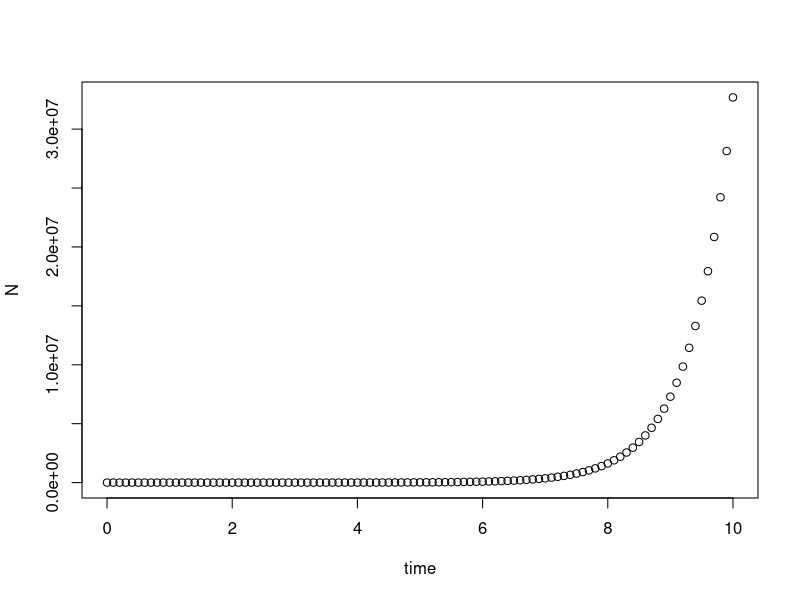
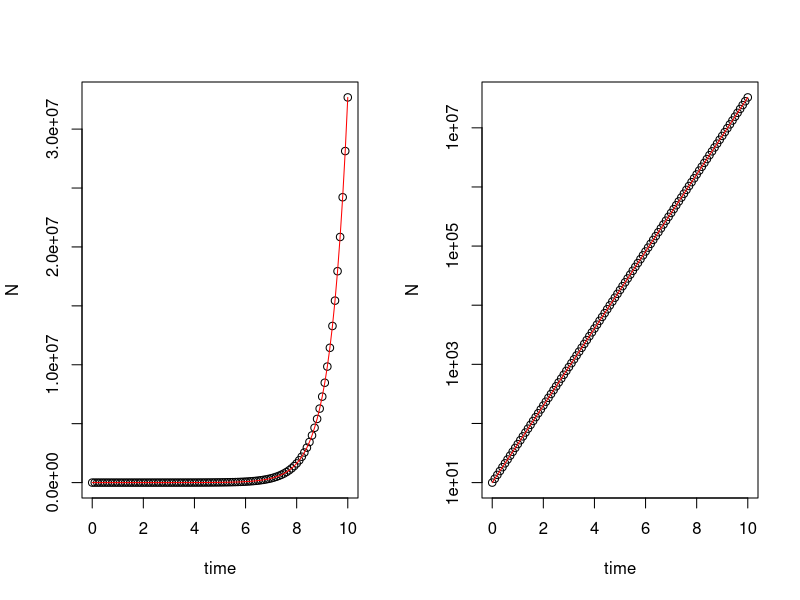
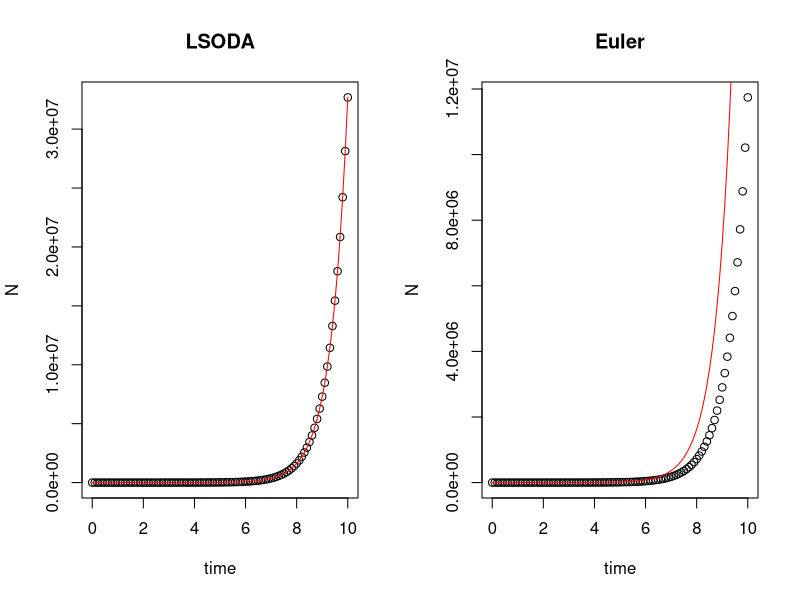
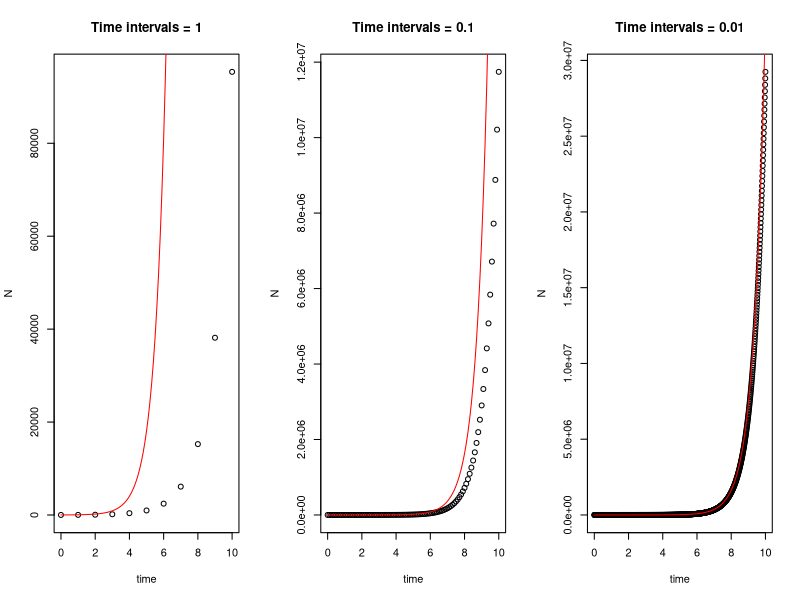
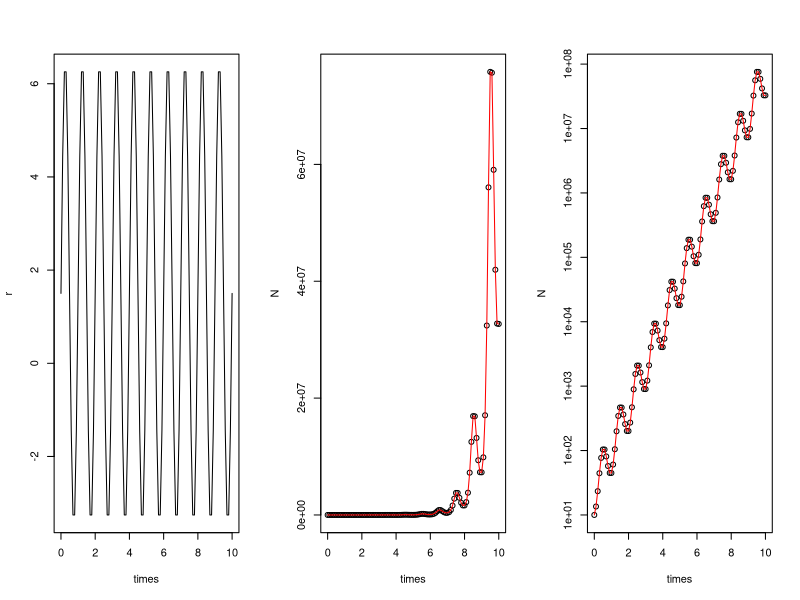
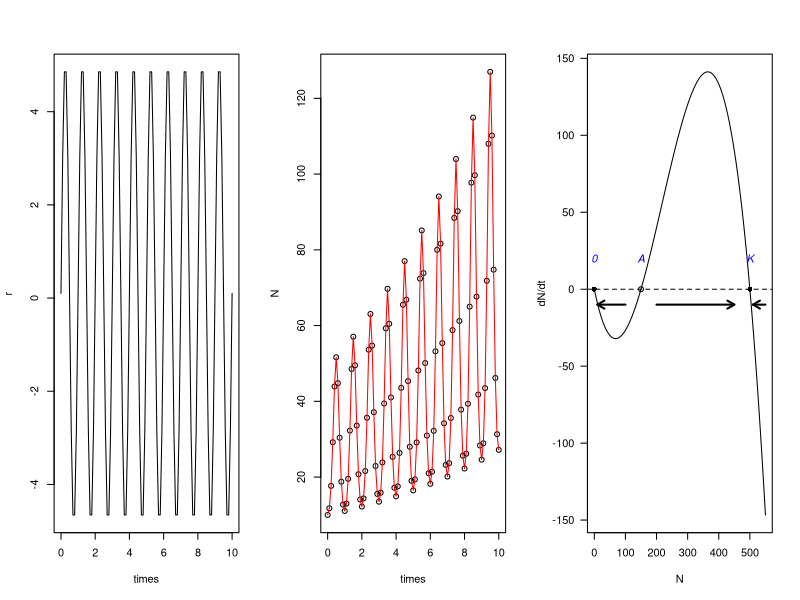
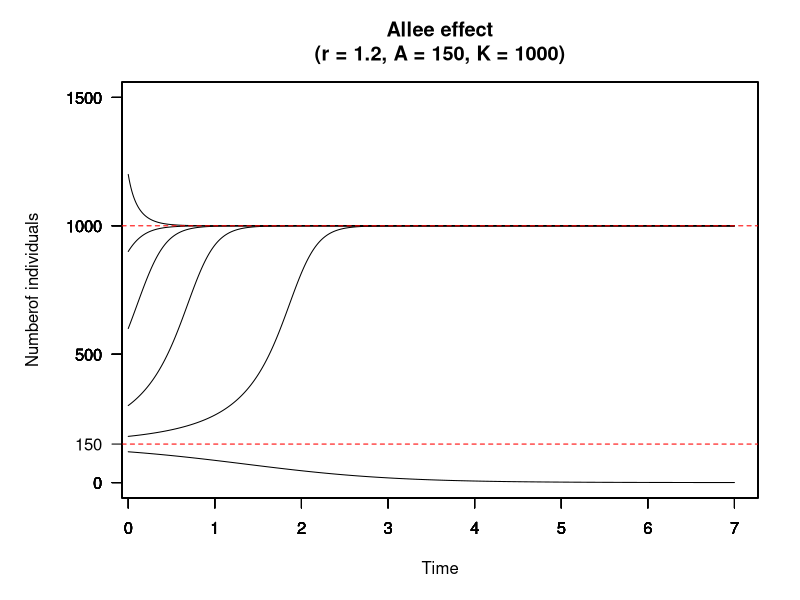
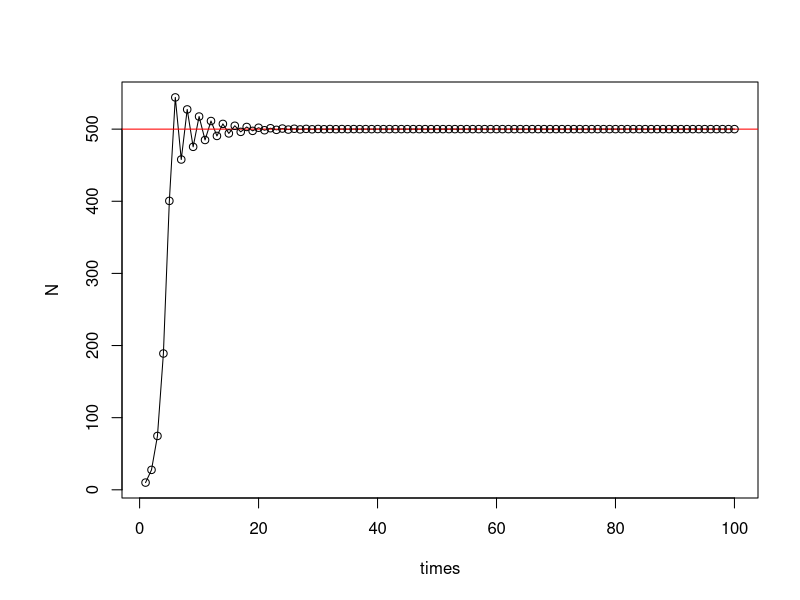

Reproduce these figures in R, in order.
## ---- chunk 1
library(tidyverse)
library(knitr)
library(kableExtra)

syllabus <- tibble(
  Date = c("**Week 1** <span style='vertical-align:-30%'> </span>
           <br> 9/4",
           "**Week 2** <span style='vertical-align:-30%'> </span>
           <br> 9/11",
           "**Week 3** <span style='vertical-align:-30%'> </span>
           <br> 9/18",
           "**Week 4** <span style='vertical-align:-30%'> </span>
           <br> 9/25",
           "**Week 5** <span style='vertical-align:-30%'> </span>
           <br> 10/2",
           "**Week 6** <span style='vertical-align:-30%'> </span>
           <br> 10/9",
           "**Week 7** <span style='vertical-align:-30%'> </span>
           <br> 10/16",
           "**Week 8** <span style='vertical-align:-30%'> </span>
           <br> 10/23",
           "**Week 9** <span style='vertical-align:-30%'> </span>
           <br> 10/30",
           "**Week 10** <span style='vertical-align:-30%'> </span>
           <br> 11/6",
           "**Week 11** <span style='vertical-align:-30%'> </span>
           <br> 11/13",
           "**Week 12** <span style='vertical-align:-30%'> </span>
           <br> 11/20",
           "**Week 13** <span style='vertical-align:-30%'> </span>
           <br> 11/27",
           "**Week 14** <span style='vertical-align:-30%'> </span>
           <br> 12/4",
           "**Week 15** <span style='vertical-align:-30%'> </span>
           <br> 12/11",
           "**Week 16** <span style='vertical-align:-30%'> </span>
           <br> 12/18"),
  
  `Lecture topic` = c("Introduction: what is theoretical ecology?", #week1
                      "Exponential population growth", #week2
                      "Logistic population growth and stability analysis", #week3
                      "Discrete population growth and stability analysis", #week4
                      "Metapopulations and patch occupancy models", #week5
                      "Harvesting and bifurcation", #week6
                      "Age-structured population models", #week7
                      "Lotka-Volterra model of competition: graphical analysis", #week8
                      "**Midterm exam**", #week9
                      "Lotka-Volterra model of competition: invasion analysis and linear stability analysis", #week10
                      "Predator-prey interactions (I)", #week11
                      "Predator-prey interactions (II)", #week12
                      "Multispecies models of predation: apparent competition", #week13
                      "Mechanistic models for consumer-resource dynamics", #week14
                      "Research applcations: plant-soil feedback as an example", #week15
                      "**Final exam**"), #week16
    
  Lab = c(" \\- ", #week1
          'Solving exponential growth equation using "deSolve" & Visualization', #week2
          "Simulating logistic growth", #week3
          "Logistic map and Ricker diagram", #week4
          "Metapopulations and patch occupancy models", #week5
          "Bifurcation diagram", #week6
          "Age-structured population model", #week7
          "Simulating competitive dynamics and invasion growth", #week8
          " \\-", #week9
          "Visualization of dynamics with complex eigenvalues", #week10
          "Lotka-Volterra model of predator-prey interactions and time-scale separation", #week11
          "Rosenzweig-MacArthur predator-prey model", #week12
          "Consumer-resource dynamics", #week13
          "Parameter space for apparent competition model", #week14
          " \\- ", #week15
          " \\- "), #week16
    
    
  Readings = c("[**Grainger et al., 2021**](https://doi.org/10.1086/717206)",
               "Gotelli [Ch.1], Case[Ch.1]", #week2
               " \\- ", #week3
               "Gotelli [Ch.2], Case[Ch.5], Otto & Day[Ch.5],
               [**May., 1976**](https://doi.org/10.1038/261459a0)", #week4
               "Gotelli [Ch.4], Case[Ch.16]", #week5
               "Pastor [Ch. 7], Strogatz [Ch. 3]", #week6
               "Gotelli [Ch.3], Case[Ch.3]", #week7
               "Gotelli [Ch.5], Case[Ch.14], 
               [**Broekman et al., 2019**]( https://doi.org/10.1111/ele.13349)", #week8
               " \\- ", #week9
               "Otto & Day [Ch.8],
               [**May., 1972**](https://www.nature.com/articles/238413a0)", #week10
               "Gotelli [Ch.6], Case[Ch.12, 13]", #week11
               "Gotelli [Ch.6], Case[Ch.12, 13]", #week12
               "[**Tilman., 1980**](https://doi.org/10.1086/283633),
               [**Armstrong & McGehee., 1980**](https://doi.org/10.1086/283553)", #week13
               "[**Holt., 1977**](https://doi.org/10.1016/0040-5809(77)90042-9)", #week14
               " \\- ",
               " \\- ")  
  
)

kbl(syllabus, align = "cccl", escape = F) %>%  
  kable_paper(full_width = T, 
              html_font = "Arial",
              font_size = 17) %>%
  kable_styling(bootstrap_options = c("bordered")) %>%
  row_spec(0, bold = T, color = "black", font_size = 20) %>%
  column_spec(1, width = "10em", border_right = T) %>%
  column_spec(2, width = "17em") %>%
  column_spec(3, width = "17em") %>%
  column_spec(4, width = "13em")

## ---- chunk 2
knitr::opts_chunk$set(message = F, 
                      error = F, 
                      warning = F)

## ---- chunk 3
###### part 1 ######
# install.packages("deSolve")
library(deSolve)

### (1) Model specification
exponential_model <- function(times, state, parms) {
  with(as.list(c(state, parms)), {
    dN_dt = r*N  # Exponential growth equation
    return(list(c(dN_dt)))  # Return the results
  })
}
## ---- chunk 4
### (2) Model application
times <- seq(0, 10, by = 0.1)  # Time steps to integrate over
state <- c(N = 10)  # Initial population size
parms <- c(r = 1.5)  # Intrinsic growth rate
## ---- chunk 5
# Run the ode solver
pop_size <- ode(func = exponential_model, times = times, y = state, parms = parms)

# Take a look at the results
head(pop_size)
## ---- chunk 6
plot(N ~ time, data = pop_size)
## ---- chunk 7
par(mfrow = c(1,2))
plot(N ~ time, data = pop_size) # Plot simulation data
curve(state[1]*exp(parms[1]*x), col = "red", add = T) # Adding analytic solution
plot(N ~ time, data = pop_size, log = "y") # Plot logged simulation data
curve(state[1]*exp(parms[1]*x), col = "red", add = T) # Adding analytic solution
## ---- chunk 8

###### part 2 ######
# Original setting
times <- seq(0, 10, by = 0.1)  # Time steps to integrate over
state <- c(N = 10)  # Initial population size
parms <- c(r = 1.5)  # Intrinsic growth rate
# Default: LSODA
pop_size <- ode(func = exponential_model, times = times, y = state, parms = parms)

# Euler's method
pop_size_1 <- ode(func = exponential_model, times = times, y = state, parms = parms, method = "euler")

# Compare different method
par(mfrow = c(1,2))
plot(N ~ time, data = pop_size, main = "LSODA")
curve(state[1]*exp(parms[1]*x), times[1], times[length(times)], col = "red", add = T) # correct curve
plot(N ~ time, data = pop_size_1, main = "Euler")
curve(state[1]*exp(parms[1]*x), times[1], times[length(times)], col = "red", add = T) # correct curve

# Different time intervals
times_1 <- seq(0, 10, by = 1)  # time steps to integrate over
times_2 <- seq(0, 10, by = 0.1)  # time steps to integrate over
times_3 <- seq(0, 10, by = 0.01)  # time steps to integrate over

# Euler's method
pop_size_1 <- ode(func = exponential_model, times = times_1, y = state, parms = parms, method = "euler")
pop_size_2 <- ode(func = exponential_model, times = times_2, y = state, parms = parms, method = "euler")
pop_size_3 <- ode(func = exponential_model, times = times_3, y = state, parms = parms, method = "euler")

# Compare different time intervals
par(mfrow = c(1,3))
plot(N ~ time, data = pop_size_1, main = "Time intervals = 1")
curve(state[1]*exp(parms[1]*x), col = "red", add = T) # correct curve
plot(N ~ time, data = pop_size_2, main = "Time intervals = 0.1")
curve(state[1]*exp(parms[1]*x), col = "red", add = T) # correct curve
plot(N ~ time, data = pop_size_3, main = "Time intervals = 0.01")
curve(state[1]*exp(parms[1]*x), col = "red", add = T) # correct curve
## ---- chunk 9
###### part 3 ######
### Model specification
exponential_model_fluc <- function(times, state, parms) {
  with(as.list(c(state, parms)), {
    dN_dt = (r_bar + sigma*sin(omega*times))*N  # exponential growth equation
    return(list(c(dN_dt)))  # return the results
  })
}
## ---- chunk 10
### Parameters
times <- seq(0, 10, by = 0.1)  # time steps to integrate over
state <- c(N = 10)  # initial population size
parms <- c(r_bar = 1.5, sigma = 5, omega = 2*pi)  # intrinsic growth rate
## ---- chunk 11
### Fluctuating growth rate
r = parms[1] + parms[2]*sin(parms[3]*times)
plot(r ~ times, type = "l")
## ---- chunk 12
### Solving model
pop_size <- ode(func = exponential_model_fluc, times = times, y = state, parms = parms)

### Plotting
plot(N ~ times, data = pop_size)
curve(state[1]*exp(parms[1]*x - parms[2]/parms[3]*(cos(parms[3]*x) - 1)), add = T, col = "red") # correct curve
plot(N ~ times, data = pop_size, log = "y")
curve(state[1]*exp(parms[1]*x - parms[2]/parms[3]*(cos(parms[3]*x) - 1)), add = T, col = "red") # correct curve
## ---- chunk 13
### Parameters
times <- seq(0, 10, by = 0.1)  # time steps to integrate over
state <- c(N = 10)  # initial population size
parms <- c(r_bar = 0.1, sigma = 5, omega = 2*pi)  # intrinsic growth rate

### Fluctuating growth rate
r = parms[1] + parms[2]*sin(parms[3]*times)
plot(r ~ times, type = "l")

### Solving model
pop_size <- ode(func = exponential_model_fluc, times = times, y = state, parms = parms)

### Plotting
plot(N ~ times, data = pop_size)
curve(state[1]*exp(parms[1]*x - parms[2]/parms[3]*(cos(parms[3]*x) - 1)), add = T, col = "red") # correct curve
## ---- chunk 14
knitr::include_app("https://genchanghsu0115.shinyapps.io/Logistic_mod_shinyapp/", height = "500px")
## ---- chunk 15
r = 1
A = 150
K = 500
curve(r*x*(1-x/K)*(x/A-1), from = 0, to = 550, xlim = c(0, 550),
      xlab = "N", ylab = "dN/dt", las = 1)
abline(h = 0, lty = 2)
points(y = rep(0, 3), x = c(0, A, K), pch = c(16, 1, 16))
text(x = c(0, A, K), y = rep(20, 3), labels = c("0", "A", "K"), font = 3, col = "blue")
arrows(x0 = c(100, 200, 550), y0 = -10, x1 = c(10, 450, 510), y1 = -10, length = 0.08, lwd = 2)
## ---- chunk 16
library(deSolve)
Allee <- function(t, state, pars) {
  with(as.list(c(state, pars)), {
    dN_dt = r*N*(1-N/K)*(N/A-1)
    return(list(c(dN_dt)))
    })
}
t <- seq(0, 7, by = 0.01)

state <- c(120,180, 300, 600, 900, 1200)
names(state) <- rep("N", time = length(state))
pars <- c(r = 1.2, A = 150, K = 1000)
par(mar = c(5, 4+2, 4,2) + 0.1)

for(i in 1:length(state)){
  #runthe ode solver
  pop_size <- ode(func = Allee, t = t, y = state[i], par = pars)
  plot(pop_size,ann = F, las =T, ylim = c(0, 1500), xlim = c(0.2,7))
  par(new = TRUE)
}
abline(h = 1000, col = "red", lty = 2)
abline(h = 150, col = "red", lty = 2)
axis(side = 2, at = 150, las = T)
title(main = paste0("Allee effect\n(r = ",pars["r"],
                  ", A = ",pars["A"],
                  ", K = ",pars["K"], ")"),
      xlab = "Time")
title(ylab = "Numberof individuals", line = 4)
## ---- chunk 17
### (1) Define the discrete logistic growth equation
log_fun <- function(r, N, K){N + r*N*(1-N/K)}
## ---- chunk 18
### (2) Set the parameters
r <- 1.8
K <- 500
N0 <- 10
time <- 100

### (3) Use for loop to iterate over the time sequence
pop_size <- data.frame(times = 1:time)
pop_size$N[1] <- N0
head(pop_size)

for(i in 2:time){
  pop_size$N[i] <- log_fun(r = r, N = pop_size$N[i - 1], K = K)
}

head(pop_size)

### (4) Population trajectory
plot(N ~ times, data = pop_size, type = "l")
abline(h = K, col = "red")
points(N ~ times, data = pop_size)
## ---- chunk 19
knitr::include_app("https://genchanghsu0115.shinyapps.io/Discrete_logistic_mod_shinyapp/", height = "750px")
## ---- chunk 20
###### Part 2: Bifurcation curve
### (1) data setting
# intrinsic growth rate sequence
r_seq <- seq(from = 1.8, to = 3, by = 0.001)
# number of sampling
N_rep <- 100

# data 
dat_plot <- data.frame(r = rep(r_seq, each = N_rep), N = 0)
head(dat_plot)

### (2) Run the discrete logistic model
for (lo in 1:length(r_seq)){
  log_fun <- function(r, N, K){N + r*N*(1-N/K)}

  r <- r_seq[lo]
  K <- 500
  N0 <- 10
  time <- 1000

  pop_size <- data.frame(times = 1:time)
  pop_size$N[1] <- N0

  for(i in 2:time){
    pop_size$N[i] <- log_fun(r = r, N = pop_size$N[i - 1], K = K)
  }

  # save the data
  dat_plot$N[(1 + (lo - 1)*N_rep):(lo*N_rep)] <- pop_size$N[(nrow(pop_size) - N_rep + 1):nrow(pop_size)]
}

plot(N ~ r, data = dat_plot, cex = 0.05, pch = 20)
